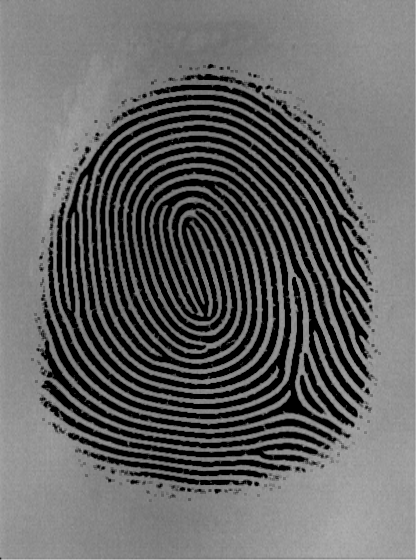
#> input picture Biometry/sfinge.bmp, 416 x 560 px
$ jupyter execute main.ipynb   (older library calls are emulated)
#> lines starting #> are read from the running program, lines starting #| are printed output that depends on the picture; after the words box and inside, x2 and y2 are one past the last pixel; in counts of white or black regions, pixels touching at a corner belong together
[cell 1]
import cv2
import numpy as np
import matplotlib.pyplot as plt

[cell 2]
image = cv2.imread("sfinge.bmp")
#> image is the input picture: shape (560, 416, 3); min 0, max 208, mean 100.5
gray = cv2.cvtColor(image, cv2.COLOR_BGR2GRAY)

[cell 3]
_, binary = cv2.threshold(gray, 0, 255, cv2.THRESH_BINARY + cv2.THRESH_OTSU)
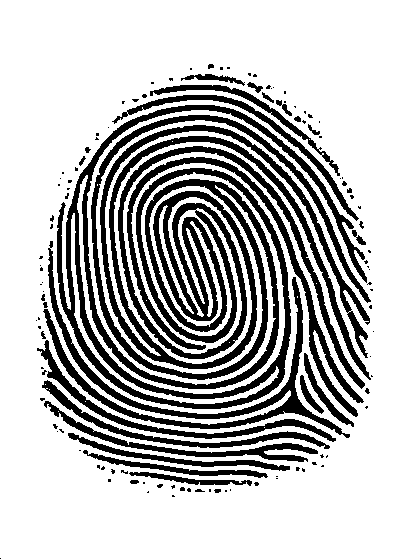
#> binary: shape (560, 416); 73.8% white; 122 black regions (91 under 20 px), largest, box (x1, y1, x2, y2) and area: (57, 105, 371, 409) 38439, (43, 241, 350, 438) 5187, (127, 157, 364, 417) 4039

# Structural Element for Morphological Operations
kernel = np.ones((3, 3), np.uint8)

# Erosion (Reduces noise)
eroded = cv2.erode(binary, kernel, iterations=1)
#> eroded: shape (560, 416); 61.5% white; 65 black regions (18 under 20 px), largest, box (x1, y1, x2, y2) and area: (40, 84, 374, 439) 73983, (36, 325, 337, 450) 5633, (39, 397, 329, 463) 2712

# Expansion (Refines lines)
dilated = cv2.dilate(eroded, kernel, iterations=1)
#> dilated: shape (560, 416); 73.5% white; 88 black regions (58 under 20 px), largest, box (x1, y1, x2, y2) and area: (41, 105, 373, 438) 48294, (37, 331, 336, 442) 2135, (40, 398, 318, 462) 1855

# Clears isolated noises
opened = cv2.morphologyEx(binary, cv2.MORPH_OPEN, kernel)

# Fills in gaps
closed = cv2.morphologyEx(opened, cv2.MORPH_CLOSE, kernel)
#> closed: shape (560, 416); 73.8% white; 58 black regions (32 under 20 px), largest, box (x1, y1, x2, y2) and area: (43, 105, 371, 435) 48060, (40, 340, 336, 441) 2094, (41, 398, 318, 462) 1849

# Noise Reduction - Gaussian Blur
denoised = cv2.GaussianBlur(closed, (3, 3), 0)

plt.figure(figsize=(12, 6))

plt.subplot(1, 3, 1)
plt.imshow(gray, cmap='gray')
plt.title("Original Gray Image")
plt.axis('off')

plt.subplot(1, 3, 2)
plt.imshow(binary, cmap='gray')
plt.title("Binary (Otsu Thresholding)")
plt.axis('off')

plt.subplot(1, 3, 3)
plt.imshow(denoised, cmap='gray')
plt.title("Processed Fingerprint")
plt.axis('off')

plt.show()

[cell 4]
def robust_skeletonize(image):

    skeleton = np.zeros(image.shape, np.uint8)
    kernel = cv2.getStructuringElement(cv2.MORPH_CROSS, (3,3))
    threshold = 10

    while True:
        eroded = cv2.erode(image, kernel)
        temp = cv2.dilate(eroded, kernel)
        temp = cv2.subtract(image, temp)
        skeleton = cv2.bitwise_or(skeleton, temp)
        image = eroded.copy()


        if cv2.countNonZero(image) < threshold:
            break

    return skeleton


img = cv2.imread('sfinge.bmp', 0)
denoised = cv2.bilateralFilter(img, 9, 75, 75)


binary = cv2.adaptiveThreshold(denoised, 255,
                             cv2.ADAPTIVE_THRESH_MEAN_C,
                             cv2.THRESH_BINARY_INV, 15, 4)
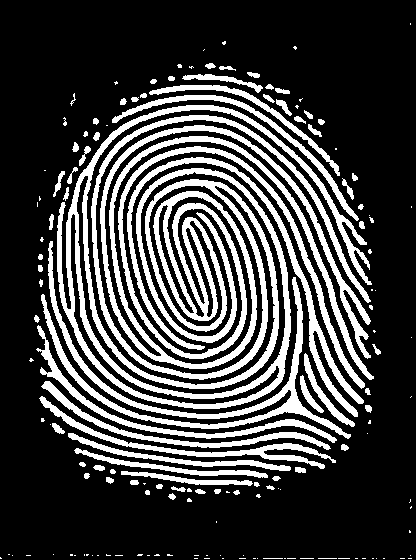
#> binary: shape (560, 416); 25.5% white; 153 white regions (81 under 20 px), largest, box (x1, y1, x2, y2) and area: (57, 105, 374, 409) 35627, (41, 241, 351, 439) 4947, (127, 157, 364, 417) 3769


kernel_clean = cv2.getStructuringElement(cv2.MORPH_ELLIPSE, (2,2))
cleaned = cv2.morphologyEx(binary, cv2.MORPH_OPEN, kernel_clean, iterations=1)
#> cleaned: shape (560, 416); 25.4% white; 108 white regions (37 under 20 px), largest, box (x1, y1, x2, y2) and area: (58, 106, 375, 410) 35634, (42, 242, 352, 440) 4963, (128, 158, 365, 418) 3768


kernel_thick = cv2.getStructuringElement(cv2.MORPH_RECT, (2,1))  # Yatay ridge'leri koru
thickened = cv2.dilate(cleaned, kernel_thick, iterations=1)
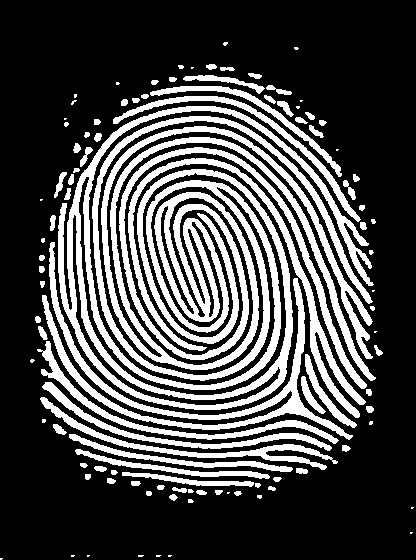
#> thickened: shape (560, 416); 28.6% white; 104 white regions (29 under 20 px), largest, box (x1, y1, x2, y2) and area: (58, 106, 376, 410) 40576, (42, 242, 353, 440) 5476, (128, 158, 366, 418) 4290


skeleton = robust_skeletonize(thickened)
#> after the loop in robust_skeletonize, `while True:`:
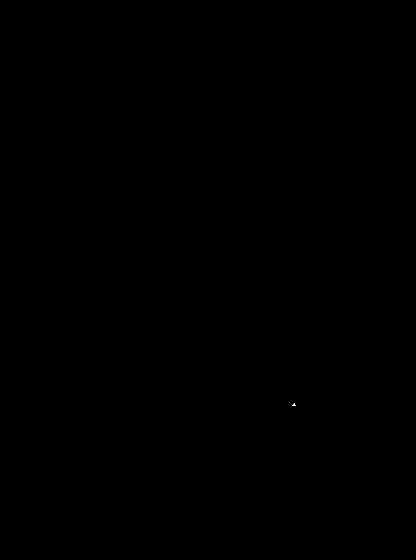
#> eroded: shape (560, 416); 0% white in thin lines or dots, all inside (x1, y1, x2, y2) = (292, 403, 296, 406)
#> after the loop in robust_skeletonize, `while True:`:
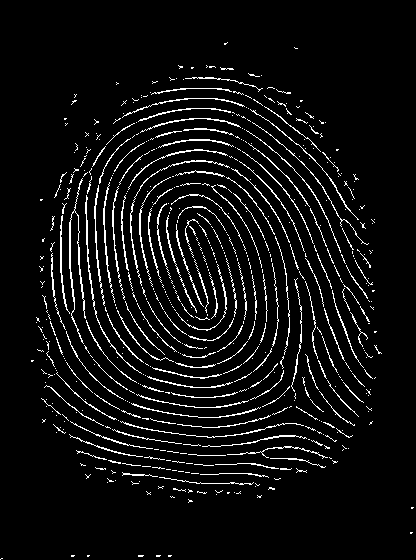
#> skeleton: shape (560, 416); 6% white in thin lines or dots


final = cv2.morphologyEx(skeleton, cv2.MORPH_CLOSE,
                       cv2.getStructuringElement(cv2.MORPH_CROSS, (2,2)))
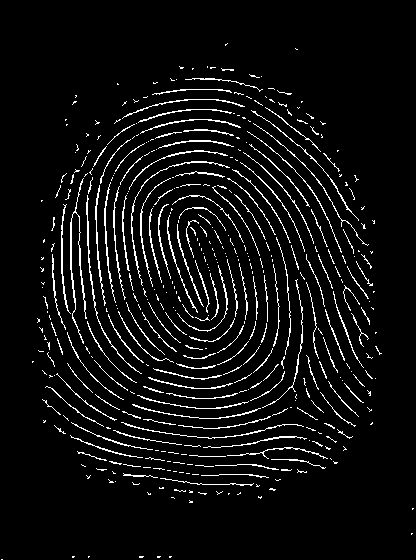
#> final: shape (560, 416); 5.8% white in thin lines or dots


final = cv2.bitwise_not(final)
#> final: shape (560, 416); 94.2% white; black in thin lines or dots


plt.figure(figsize=(18,6))
plt.subplot(151), plt.imshow(binary, cmap='gray'), plt.title('1. Binary')
plt.subplot(152), plt.imshow(cleaned, cmap='gray'), plt.title('2. Temizlenmiş')
plt.subplot(153), plt.imshow(thickened, cmap='gray'), plt.title('3. Optimize Ridge')
plt.subplot(154), plt.imshow(skeleton, cmap='gray'), plt.title('4. İskelet')
plt.subplot(155), plt.imshow(final, cmap='gray'), plt.title('5. Onarılmış İskelet')
plt.show()


cv2.imwrite('final_skeleton.png', final)
#> Out = True

[cell 5]
binary_matrix = (final == 0).astype(np.uint8)
#> binary_matrix: shape (560, 416); values 0 (black) and 1 (white), 5.8% white in thin lines or dots
print(binary_matrix)
#> (printed output is left out)

[cell 6]
import cv2
import numpy as np
from PIL import Image, ImageDraw
import matplotlib.pyplot as plt

def load_and_preprocess(image_path):
    """Görüntüyü yükler ve iskelet haline getirir"""

    img = cv2.imread(image_path, cv2.IMREAD_GRAYSCALE)
    if img is None:
        raise ValueError("Görüntü yüklenemedi! Dosya yolunu kontrol edin.")

    # (siyah çizgiler=1, beyaz arkaplan=0)
    _, binary = cv2.threshold(img, 127, 1, cv2.THRESH_BINARY_INV)

    # İskeletleme (scikit-image alternatifi)
    from skimage.morphology import thin
    skeleton = thin(binary).astype(np.uint8)

    return skeleton

def minutiae_at(pixels, i, j):
    """Pikselde minutiae tespiti"""
    # 8komşuluk matrisi
    cells = [(-1, -1), (-1, 0), (-1, 1),
             (0, 1), (1, 1), (1, 0),
             (1, -1), (0, -1), (-1, -1)]

    # komşu değerleri
    values = [pixels[i + k][j + l] for k, l in cells]

    # crossing number
    crossings = 0
    for k in range(8):
        crossings += abs(values[k] - values[k + 1])
    crossings = crossings // 2

    if pixels[i][j] == 1:
        if crossings == 1:
            return "ending"
        if crossings == 3:
            return "bifurcation"
    return "none"

def detect_minutiae(skeleton):
    """Tüm görüntüde minutiae tespiti"""
    pixels = skeleton.tolist()
    endpoints = []
    bifurcations = []

    for i in range(1, skeleton.shape[0]-1):
        for j in range(1, skeleton.shape[1]-1):
            minutiae = minutiae_at(pixels, i, j)
            if minutiae == "ending":
                endpoints.append((j, i))  # PIL için (x,y) formatı
            elif minutiae == "bifurcation":
                bifurcations.append((j, i))

    return endpoints, bifurcations

def visualize_minutiae(original, skeleton, endpoints, bifurcations):
    """Sonuçları görselleştir"""
    # OpenCV'den PIL'e dönüşüm
    pil_img = Image.fromarray(cv2.cvtColor(original, cv2.COLOR_BGR2RGB))
    draw = ImageDraw.Draw(pil_img)

    # renkler
    colors = {"ending": (255, 0, 0),   # Kırmızı
              "bifurcation": (0, 255, 0)}  # Yeşil

    # Uç noktaları
    for (x, y) in endpoints:
        draw.ellipse([(x-3, y-3), (x+3, y+3)], outline=colors["ending"], width=2)

    # Çatallanmalar
    for (x, y) in bifurcations:
        draw.rectangle([(x-3, y-3), (x+3, y+3)], outline=colors["bifurcation"], width=2)

    return pil_img


try:

    skeleton = load_and_preprocess("final_skeleton.png")
#> in load_and_preprocess, `skeleton = thin(binary).astype(np.uint8)`:
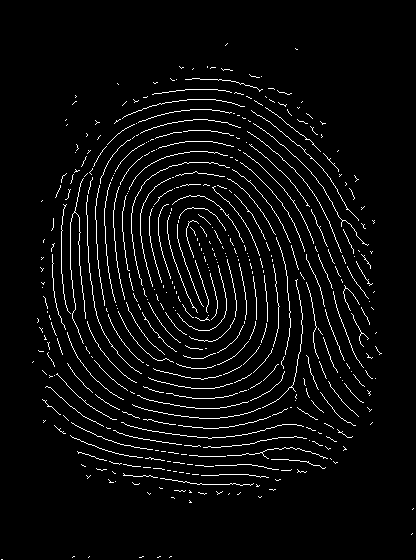
#> skeleton: shape (560, 416); values 0 (black) and 1 (white), 4.2% white in thin lines or dots


    original = cv2.imread("final_skeleton.png")
#> original: shape (560, 416, 3); 94.2% white; black in thin lines or dots

    # Minutiae tespiti
    endpoints, bifurcations = detect_minutiae(skeleton)
#> in detect_minutiae, `pixels = skeleton.tolist()`: pixels = 560 items
#> the loop in detect_minutiae, `for i in range(1, skeleton.shape[0]-1):` made 558 passes

    result_image = visualize_minutiae(original, skeleton, endpoints, bifurcations)
#> the loop in visualize_minutiae, `for (x, y) in endpoints:` made 813 passes
#> (x, y) on passes 1 to 3: (227, 43), (225, 45), (295, 48)
#> the loop in visualize_minutiae, `for (x, y) in bifurcations:` made 89 passes
#> (x, y) on passes 1 to 12: (259, 90), (135, 101), (285, 105), (116, 121), (97, 122), (322, 123), (312, 128), (306, 139), (313, 144), (250, 145), (304, 150), (89, 151)
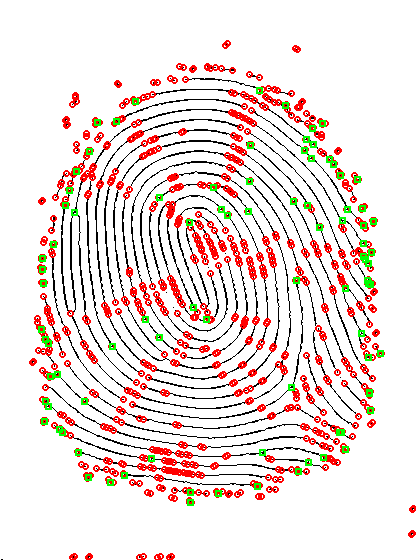
#> result_image: PIL image 416x560 RGB; mean R, G, B 238.7, 224.1, 220.3


    plt.figure(figsize=(15, 7))

    plt.subplot(121)
    plt.imshow(cv2.cvtColor(original, cv2.COLOR_BGR2RGB))
    plt.title("Orijinal Görüntü")
    plt.axis('off')

    plt.subplot(122)
    plt.imshow(result_image)
    plt.title(f"Minutiae Tespiti (Uç: {len(endpoints)}, Çatal: {len(bifurcations)})")
    plt.axis('off')

    plt.show()

    # 6. Sonucu kaydet
    result_image.save("minutiae_result.png")
    print("İşlem başarıyla tamamlandı! Sonuç 'minutiae_result.png' olarak kaydedildi.")

except Exception as e:
    print(f"Hata oluştu: {str(e)}")
    print("Çözüm için:")
    print("1. 'fingerprint.png' dosyasının doğru konumda olduğunu kontrol edin")
    print("2. Gerekli kütüphaneleri yükleyin: pip install opencv-python scikit-image pillow numpy matplotlib")

[cell 7]
import cv2
import numpy as np
from PIL import Image, ImageDraw
import matplotlib.pyplot as plt
from skimage.morphology import thin

def load_and_preprocess(image_path):
    """Görüntüyü yükler ve iskelet haline getirir"""
    img = cv2.imread(image_path, cv2.IMREAD_GRAYSCALE)
    if img is None:
        raise ValueError("Görüntü yüklenemedi! Dosya yolunu kontrol edin.")

    _, binary = cv2.threshold(img, 127, 1, cv2.THRESH_BINARY_INV)
    skeleton = thin(binary).astype(np.uint8)

    return skeleton

def apply_gabor_filter(img, ksize=31, sigma=4.0, lambd=10.0, gamma=0.5):
    """Gabor filtresi uygulayarak yönelim haritasını çıkarır"""
    orientations = np.zeros_like(img, dtype=np.float32)
    for theta in range(0, 180, 10):  # 0° ile 170° arasında 10° aralıklarla
        gabor_kernel = cv2.getGaborKernel((ksize, ksize), sigma, np.deg2rad(theta), lambd, gamma, 0, ktype=cv2.CV_32F)
        filtered = cv2.filter2D(img, cv2.CV_32F, gabor_kernel)
        orientations = np.maximum(orientations, filtered)  # En güçlü tepkiyi al
    return orientations

def minutiae_at(pixels, i, j):
    """Minutiae noktalarını tespit eder"""
    cells = [(-1, -1), (-1, 0), (-1, 1), (0, 1), (1, 1), (1, 0), (1, -1), (0, -1), (-1, -1)]
    values = [pixels[i + k][j + l] for k, l in cells]
    crossings = sum(abs(values[k] - values[k + 1]) for k in range(8)) // 2

    if pixels[i][j] == 1:
        if crossings == 1:
            return "ending"
        if crossings == 3:
            return "bifurcation"
    return "none"

def detect_minutiae(skeleton):
    """Minutiae noktalarını bulur"""
    pixels = skeleton.tolist()
    endpoints, bifurcations = [], []

    for i in range(1, skeleton.shape[0]-1):
        for j in range(1, skeleton.shape[1]-1):
            minutiae = minutiae_at(pixels, i, j)
            if minutiae == "ending":
                endpoints.append((j, i))
            elif minutiae == "bifurcation":
                bifurcations.append((j, i))

    return endpoints, bifurcations

def get_minutiae_orientations(minutiae, orientation_map):
    """Minutiae noktalarındaki açısal yönelimleri bulur"""
    orientations = {}
    for (x, y) in minutiae:
        orientations[(x, y)] = orientation_map[y, x]  # Yön haritasından değer al
    return orientations

def visualize_minutiae_with_orientations(original, endpoints, bifurcations, minutiae_orientations):
    """Minutiae noktalarını yönelimlerle görselleştirir"""
    pil_img = Image.fromarray(cv2.cvtColor(original, cv2.COLOR_BGR2RGB))
    draw = ImageDraw.Draw(pil_img)

    for (x, y) in endpoints:
        draw.ellipse([(x-3, y-3), (x+3, y+3)], outline=(255, 0, 0), width=2)
        theta = np.deg2rad(minutiae_orientations.get((x, y), 0))
        draw.line([(x, y), (x + 10 * np.cos(theta), y - 10 * np.sin(theta))], fill=(255, 0, 0), width=2)

    for (x, y) in bifurcations:
        draw.rectangle([(x-3, y-3), (x+3, y+3)], outline=(0, 255, 0), width=2)
        theta = np.deg2rad(minutiae_orientations.get((x, y), 0))
        draw.line([(x, y), (x + 10 * np.cos(theta), y - 10 * np.sin(theta))], fill=(0, 255, 0), width=2)

    return pil_img

# Ana işlem akışı
try:
    skeleton = load_and_preprocess("final_skeleton.png")
    original = cv2.imread("sfinge.bmp")
    endpoints, bifurcations = detect_minutiae(skeleton)

    orientation_map = apply_gabor_filter(skeleton)
#> after the loop in apply_gabor_filter, `for theta in range(0, 180, 10):`:
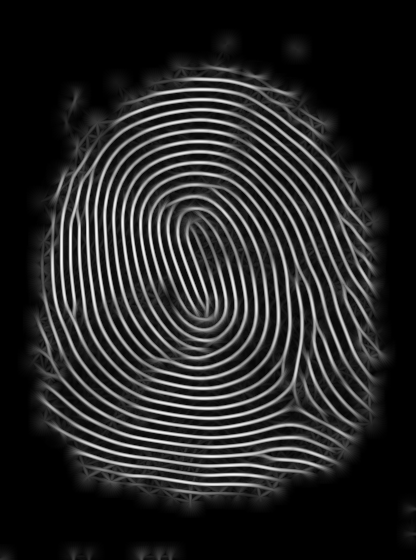
#> orientations: shape (560, 416) float32; min 0, max 21.39, mean 3.2; drawn with min black and max white
    minutiae_orientations = get_minutiae_orientations(endpoints + bifurcations, orientation_map)
#> the loop in get_minutiae_orientations, `for (x, y) in minutiae:` made 902 passes

    result_image = visualize_minutiae_with_orientations(original, endpoints, bifurcations, minutiae_orientations)
#> the loop in visualize_minutiae_with_orientations, `for (x, y) in endpoints:` made 813 passes
#> the loop in visualize_minutiae_with_orientations, `for (x, y) in bifurcations:` made 89 passes

    plt.figure(figsize=(15, 7))
    plt.imshow(result_image)
    plt.title("Minutiae Yönelimleri")
    plt.axis('off')
    plt.show()

    result_image.save("minutiae_orientations.png")
    print("İşlem tamamlandı! Sonuç 'minutiae_orientations.png' olarak kaydedildi.")

except Exception as e:
    print(f"Hata oluştu: {str(e)}")

[cell 8]
import csv


try:
    skeleton = load_and_preprocess("final_skeleton.png")
    original = cv2.imread("sfinge.bmp")
    endpoints, bifurcations = detect_minutiae(skeleton)

    orientation_map = apply_gabor_filter(skeleton)
#> in apply_gabor_filter (call 2), `orientations = np.zeros_like(img, dtype=np.float32)`: orientations: shape (560, 416) float32; every value is 0
#> the loop in apply_gabor_filter (call 2), `for theta in range(0, 180, 10):` made 18 passes
#> pass 3, in apply_gabor_filter (call 2), `filtered = cv2.filter2D(img, cv2.CV_32F, gabor_kernel)`:
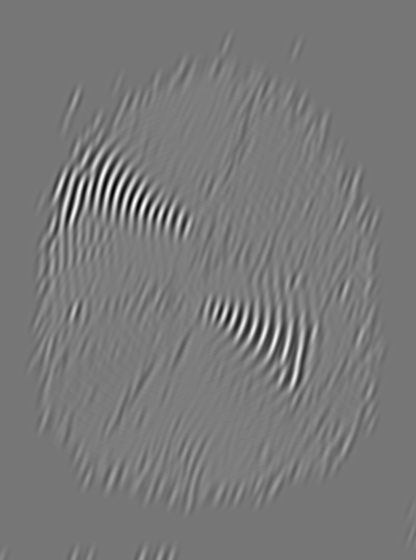
#> filtered: shape (560, 416) float32; min -15.55, max 17.82, mean 0.351; drawn with min black and max white
    minutiae_orientations = get_minutiae_orientations(endpoints + bifurcations, orientation_map)
#> the loop in get_minutiae_orientations (call 2), `for (x, y) in minutiae:` made 902 passes

    with open('minutiae_database.csv', 'w', newline='', encoding='utf-8') as csvfile:
        writer = csv.writer(csvfile)
        writer.writerow(['Minutiae type', 'X coordinate', 'Y coordinate', 'Açı (θ)'])

        for (x, y) in endpoints:
            theta = minutiae_orientations.get((x, y), 0)
            writer.writerow(['Ending', x, y, theta])
#> this loop made 813 passes

        for (x, y) in bifurcations:
            theta = minutiae_orientations.get((x, y), 0)
            writer.writerow(['Bifurcation', x, y, theta])
#> this loop made 89 passes

    print("Veritabanı 'minutiae_database.csv' UTF-8 olarak kaydedildi.")

except Exception as e:
    print(f"Hata oluştu: {str(e)}")
